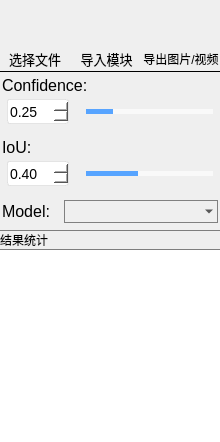
        <widget class="QFrame" name="menu_box">
         <property name="minimumSize">
          <size>
           <width>220</width>
           <height>0</height>
          </size>
         </property>
         <property name="maximumSize">
          <size>
           <width>220</width>
           <height>16777215</height>
          </size>
         </property>
         <property name="styleSheet">
          <string notr="true">QFrame#menu_box{
	border-right:1px solid  #7e7e7e;
     border-left:0px solid  black;
     border-top:0px solid  black;
}</string>
         </property>
         <layout class="QVBoxLayout" name="menubox" stretch="0">
          <property name="spacing">
           <number>0</number>
          </property>
          <property name="leftMargin">
           <number>0</number>
          </property>
          <property name="topMargin">
           <number>1</number>
          </property>
          <property name="rightMargin">
           <number>0</number>
          </property>
          <property name="bottomMargin">
           <number>0</number>
          </property>
          <item>
           <widget class="QFrame" name="menu">
            <property name="sizePolicy">
             <sizepolicy hsizetype="Preferred" vsizetype="Preferred">
              <horstretch>0</horstretch>
              <verstretch>0</verstretch>
             </sizepolicy>
            </property>
            <property name="minimumSize">
             <size>
              <width>0</width>
              <height>0</height>
             </size>
            </property>
            <property name="styleSheet">
             <string notr="true">QGroup#menu{
	border:none;
}</string>
            </property>
            <property name="locale">
             <locale language="Chinese" country="China"/>
            </property>
            <layout class="QVBoxLayout" name="verticalLayout_2" stretch="8,0,50">
             <property name="spacing">
              <number>0</number>
             </property>
             <property name="leftMargin">
              <number>0</number>
             </property>
             <property name="topMargin">
              <number>0</number>
             </property>
             <property name="rightMargin">
              <number>0</number>
             </property>
             <property name="bottomMargin">
              <number>0</number>
             </property>
             <item>
              <layout class="QHBoxLayout" name="tools">
               <property name="spacing">
                <number>2</number>
               </property>
               <property name="leftMargin">
                <number>0</number>
               </property>
               <property name="topMargin">
                <number>6</number>
               </property>
               <property name="rightMargin">
                <number>1</number>
               </property>
               <property name="bottomMargin">
                <number>2</number>
               </property>
               <item>
                <layout class="QVBoxLayout" name="verticalLayout_6">
                 <item>
                  <widget class="QPushButton" name="folder">
                   <property name="minimumSize">
                    <size>
                     <width>40</width>
                     <height>40</height>
                    </size>
                   </property>
                   <property name="styleSheet">
                    <string notr="true">QPushButton#folder{
	border:none;
}
QPushButton::hover {
border-style: solid;
border-width: 0px;
border-radius: 0px;
background-color: rgba(223, 223, 223, 150);
}</string>
                   </property>
                   <property name="text">
                    <string/>
                   </property>
                   <property name="icon">
                    <iconset>
                     <normaloff>./img/icons/folder.png</normaloff>./img/icons/folder.png</iconset>
                   </property>
                   <property name="iconSize">
                    <size>
                     <width>40</width>
                     <height>40</height>
                    </size>
                   </property>
                  </widget>
                 </item>
                 <item>
                  <widget class="QLabel" name="folder_txt">
                   <property name="styleSheet">
                    <string notr="true">QLabel#folder_txt{
	font-size:10pt;
}</string>
                   </property>
                   <property name="text">
                    <string>选择文件</string>
                   </property>
                   <property name="alignment">
                    <set>Qt::AlignCenter</set>
                   </property>
                  </widget>
                 </item>
                </layout>
               </item>
               <item>
                <layout class="QVBoxLayout" name="verticalLayout_8">
                 <item>
                  <widget class="QPushButton" name="importbtn">
                   <property name="minimumSize">
                    <size>
                     <width>40</width>
                     <height>40</height>
                    </size>
                   </property>
                   <property name="styleSheet">
                    <string notr="true">QPushButton#importbtn{
	border:none;
}
QPushButton::hover {
border-style: solid;
border-width: 0px;
border-radius: 0px;
background-color: rgba(223, 223, 223, 150);
}</string>
                   </property>
                   <property name="text">
                    <string/>
                   </property>
                   <property name="icon">
                    <iconset>
                     <normaloff>./img/icons/import.png</normaloff>./img/icons/import.png</iconset>
                   </property>
                   <property name="iconSize">
                    <size>
                     <width>40</width>
                     <height>40</height>
                    </size>
                   </property>
                  </widget>
                 </item>
                 <item>
                  <widget class="QLabel" name="import_txt">
                   <property name="styleSheet">
                    <string notr="true">QLabel#import_txt{
	font-size:10pt;
}</string>
                   </property>
                   <property name="text">
                    <string>导入模块</string>
                   </property>
                   <property name="alignment">
                    <set>Qt::AlignCenter</set>
                   </property>
                  </widget>
                 </item>
                </layout>
               </item>
               <item>
                <layout class="QVBoxLayout" name="verticalLayout_9">
                 <item>
                  <widget class="QPushButton" name="exporter">
                   <property name="minimumSize">
                    <size>
                     <width>40</width>
                     <height>40</height>
                    </size>
                   </property>
                   <property name="styleSheet">
                    <string notr="true">QPushButton#exporter{
	border:none;
}
QPushButton::hover {
border-style: solid;
border-width: 0px;
border-radius: 0px;
background-color: rgba(223, 223, 223, 150);
}</string>
                   </property>
                   <property name="text">
                    <string/>
                   </property>
                   <property name="icon">
                    <iconset>
                     <normaloff>./img/icons/export.png</normaloff>./img/icons/export.png</iconset>
                   </property>
                   <property name="iconSize">
                    <size>
                     <width>40</width>
                     <height>40</height>
                    </size>
                   </property>
                  </widget>
                 </item>
                 <item>
                  <widget class="QLabel" name="recog_txt_2">
                   <property name="styleSheet">
                    <string notr="true">QLabel#export_txt{
	font-size:10pt;
}</string>
                   </property>
                   <property name="text">
                    <string>导出图片/视频</string>
                   </property>
                   <property name="alignment">
                    <set>Qt::AlignCenter</set>
                   </property>
                  </widget>
                 </item>
                </layout>
               </item>
              </layout>
             </item>
             <item>
              <widget class="QFrame" name="args">
               <property name="styleSheet">
                <string notr="true">QFrame#args{
	border-top:1px solid black;
}</string>
               </property>
               <layout class="QVBoxLayout" name="argsbar" stretch="0,10,2,0,10,2,8">
                <property name="spacing">
                 <number>4</number>
                </property>
                <property name="leftMargin">
                 <number>2</number>
                </property>
                <property name="topMargin">
                 <number>4</number>
                </property>
                <property name="rightMargin">
                 <number>2</number>
                </property>
                <property name="bottomMargin">
                 <number>1</number>
                </property>
                <item>
                 <widget class="QLabel" name="confidence">
                  <property name="styleSheet">
                   <string notr="true">QLabel#confidence{
	font-size:12pt;
}</string>
                  </property>
                  <property name="text">
                   <string>Confidence:</string>
                  </property>
                 </widget>
                </item>
                <item>
                 <layout class="QHBoxLayout" name="horizontalLayout_8" stretch="0,0">
                  <property name="spacing">
                   <number>12</number>
                  </property>
                  <property name="leftMargin">
                   <number>5</number>
                  </property>
                  <property name="rightMargin">
                   <number>0</number>
                  </property>
                  <item>
                   <widget class="QDoubleSpinBox" name="con_num">
                    <property name="minimumSize">
                     <size>
                      <width>62</width>
                      <height>25</height>
                     </size>
                    </property>
                    <property name="maximumSize">
                     <size>
                      <width>62</width>
                      <height>16777215</height>
                     </size>
                    </property>
                    <property name="font">
                     <font>
                      <family>Microsoft YaHei UI</family>
                      <pointsize>-1</pointsize>
                     </font>
                    </property>
                    <property name="styleSheet">
                     <string notr="true">QDoubleSpinBox{
background:white;
color:black;
font-size: 14px;
font-family: &quot;Microsoft YaHei UI&quot;;
border-style: solid;
border-width: 1px;
border-color: rgba(200, 200, 200,100);
border-radius: 3px;
margin: 0px 0;
     left: 5px;
	right: 5px;
}

QDoubleSpinBox::down-button{
background:rgba(200, 200, 200,0);
border-image: url(:/img/img/icons/down-arrow.png);}
QDoubleSpinBox::down-button::hover{
background:rgba(200, 200, 200,100);
border-image: url(:/img/img/icons/down-arrow.png);}

QDoubleSpinBox::up-button{
background:rgba(200, 200, 200,0);
border-image: url(:/img/img/icons/up-arrow.png);}
QDoubleSpinBox::up-button::hover{
background:rgba(200, 200, 200,100);
border-image: url(:/img/img/icons/up-arrow.png);}
</string>
                    </property>
                    <property name="maximum">
                     <double>1.000000000000000</double>
                    </property>
                    <property name="singleStep">
                     <double>0.010000000000000</double>
                    </property>
                    <property name="value">
                     <double>0.250000000000000</double>
                    </property>
                   </widget>
                  </item>
                  <item>
                   <widget class="QSlider" name="con_slider">
                    <property name="styleSheet">
                     <string notr="true">QSlider{
	border-color: #bcbcbc;
	color:#57a4ff;
}
QSlider::groove:horizontal {
     border: 1px solid #999999;
     height: 3px;
  	 margin: 0px 0;
     left: 5px;
	right: 5px;
 }
QSlider::handle:horizontal {
     border: 0px ;
     border-image: url(:/img/img/icons/full-moon.png);
	 width:17px;
     margin: -7px -7px -7px -7px;
}
QSlider::add-page:horizontal{
background: qlineargradient(spread:pad, x1:0, y1:1, x2:0, y2:0, stop:0 #f9f9f9, stop:0.25 #f9f9f9, stop:0.5 #f9f9f9, stop:1 #f9f9f9);

}
QSlider::sub-page:horizontal{
 background: qlineargradient(spread:pad, x1:0, y1:1, x2:0, y2:0, stop:0 #57a4ff, stop:0.25 #57a4ff, stop:0.5 #57a4ff, stop:1 #57a4ff);
}</string>
                    </property>
                    <property name="maximum">
                     <number>100</number>
                    </property>
                    <property name="value">
                     <number>20</number>
                    </property>
                    <property name="orientation">
                     <enum>Qt::Horizontal</enum>
                    </property>
                   </widget>
                  </item>
                 </layout>
                </item>
                <item>
                 <spacer name="verticalSpacer_3">
                  <property name="orientation">
                   <enum>Qt::Vertical</enum>
                  </property>
                  <property name="sizeHint" stdset="0">
                   <size>
                    <width>20</width>
                    <height>10</height>
                   </size>
                  </property>
                 </spacer>
                </item>
                <item>
                 <widget class="QLabel" name="iou">
                  <property name="styleSheet">
                   <string notr="true">QLabel#iou{
	font-size:12pt;
}</string>
                  </property>
                  <property name="text">
                   <string>IoU:</string>
                  </property>
                 </widget>
                </item>
                <item>
                 <layout class="QHBoxLayout" name="horizontalLayout_9" stretch="0,0">
                  <property name="spacing">
                   <number>12</number>
                  </property>
                  <property name="leftMargin">
                   <number>5</number>
                  </property>
                  <item>
                   <widget class="QDoubleSpinBox" name="iou_num">
                    <property name="minimumSize">
                     <size>
                      <width>62</width>
                      <height>25</height>
                     </size>
                    </property>
                    <property name="maximumSize">
                     <size>
                      <width>62</width>
                      <height>16777215</height>
                     </size>
                    </property>
                    <property name="font">
                     <font>
                      <family>Microsoft YaHei UI</family>
                      <pointsize>-1</pointsize>
                     </font>
                    </property>
                    <property name="styleSheet">
                     <string notr="true">QDoubleSpinBox{
background:white;
color:black;
font-size: 14px;
font-family: &quot;Microsoft YaHei UI&quot;;
border-style: solid;
border-width: 1px;
border-color: rgba(200, 200, 200,100);
border-radius: 3px;
margin: 0px 0;
     left: 5px;
	right: 5px;
}

QDoubleSpinBox::down-button{
background:rgba(200, 200, 200,0);
border-image: url(:/img/img/icons/down-arrow.png);}
QDoubleSpinBox::down-button::hover{
background:rgba(200, 200, 200,100);
border-image: url(:/img/img/icons/down-arrow.png);}

QDoubleSpinBox::up-button{
background:rgba(200, 200, 200,0);
border-image: url(:/img/img/icons/up-arrow.png);}
QDoubleSpinBox::up-button::hover{
background:rgba(200, 200, 200,100);
border-image: url(:/img/img/icons/up-arrow.png);}
</string>
                    </property>
                    <property name="maximum">
                     <double>1.000000000000000</double>
                    </property>
                    <property name="singleStep">
                     <double>0.010000000000000</double>
                    </property>
                    <property name="value">
                     <double>0.400000000000000</double>
                    </property>
                   </widget>
                  </item>
                  <item>
                   <widget class="QSlider" name="iou_slider">
                    <property name="styleSheet">
                     <string notr="true">QSlider{
	border-color: #bcbcbc;
	color:#57a4ff;
}
QSlider::groove:horizontal {
     border: 1px solid #999999;
     height: 3px;
  	 margin: 0px 0;
     left: 5px;
	right: 5px;
 }
QSlider::handle:horizontal {
     border: 0px ;
     border-image: url(:/img/img/icons/full-moon.png);
	 width:17px;
     margin: -7px -7px -7px -7px;
}
QSlider::add-page:horizontal{
background: qlineargradient(spread:pad, x1:0, y1:1, x2:0, y2:0, stop:0 #f9f9f9, stop:0.25 #f9f9f9, stop:0.5 #f9f9f9, stop:1 #f9f9f9);

}
QSlider::sub-page:horizontal{
 background: qlineargradient(spread:pad, x1:0, y1:1, x2:0, y2:0, stop:0 #57a4ff, stop:0.25 #57a4ff, stop:0.5 #57a4ff, stop:1 #57a4ff);
}</string>
                    </property>
                    <property name="maximum">
                     <number>100</number>
                    </property>
                    <property name="value">
                     <number>40</number>
                    </property>
                    <property name="orientation">
                     <enum>Qt::Horizontal</enum>
                    </property>
                   </widget>
                  </item>
                 </layout>
                </item>
                <item>
                 <spacer name="verticalSpacer_4">
                  <property name="orientation">
                   <enum>Qt::Vertical</enum>
                  </property>
                  <property name="sizeHint" stdset="0">
                   <size>
                    <width>20</width>
                    <height>10</height>
                   </size>
                  </property>
                 </spacer>
                </item>
                <item>
                 <layout class="QHBoxLayout" name="horizontalLayout_2" stretch="12,30">
                  <property name="spacing">
                   <number>0</number>
                  </property>
                  <item>
                   <widget class="QLabel" name="ptmodel">
                    <property name="styleSheet">
                     <string notr="true">QLabel#ptmodel{
	font-size:12pt;
}</string>
                    </property>
                    <property name="text">
                     <string>Model:</string>
                    </property>
                   </widget>
                  </item>
                  <item>
                   <widget class="QComboBox" name="comboBox">
                    <property name="styleSheet">
                     <string notr="true">QComboBox QAbstractItemView {
font-family: &quot;Microsoft YaHei&quot;;
font-size: 16px;
background:white;
selection-background-color: rgb(255, 255, 255);
color: black;
outline:none;
border:none;}
QComboBox{
font-family: &quot;Microsoft YaHei&quot;;
font-size: 16px;
color: black;
border-width:1px;
border-color:grey;
border-style:solid;
background-color: rgba(200, 200, 200,0);
}

QComboBox::drop-down {
margin-top:1;
margin-right:2;
height:20;
background:rgba(255,255,255,0);
border-image:url(:/img/img/下拉.png);
}</string>
                    </property>
                    <property name="editable">
                     <bool>false</bool>
                    </property>
                    <property name="currentText">
                     <string/>
                    </property>
                   </widget>
                  </item>
                 </layout>
                </item>
               </layout>
              </widget>
             </item>
             <item>
              <layout class="QVBoxLayout" name="resultbox" stretch="1,15">
               <property name="spacing">
                <number>0</number>
               </property>
               <property name="topMargin">
                <number>6</number>
               </property>
               <item>
                <widget class="QFrame" name="result_2">
                 <property name="styleSheet">
                  <string notr="true">QFrame#result_2{
	border-top:1px solid #7e7e7e;
	border-bottom:1px solid #7e7e7e;
}</string>
                 </property>
                 <layout class="QHBoxLayout" name="mess">
                  <property name="spacing">
                   <number>0</number>
                  </property>
                  <property name="leftMargin">
                   <number>0</number>
                  </property>
                  <property name="topMargin">
                   <number>0</number>
                  </property>
                  <property name="rightMargin">
                   <number>0</number>
                  </property>
                  <property name="bottomMargin">
                   <number>0</number>
                  </property>
                  <item>
                   <widget class="QLabel" name="resultbar">
                    <property name="styleSheet">
                     <string notr="true">QLabel#resultbar{
	font: 500 18pt &quot;蝉羽真颜金戈&quot;;
}</string>
                    </property>
                    <property name="text">
                     <string>结果统计</string>
                    </property>
                   </widget>
                  </item>
                 </layout>
                </widget>
               </item>
               <item>
                <widget class="QListWidget" name="resultlist">
                 <property name="font">
                  <font>
                   <family>蝉羽真颜金戈</family>
                   <pointsize>18</pointsize>
                   <italic>false</italic>
                   <bold>false</bold>
                  </font>
                 </property>
                 <property name="styleSheet">
                  <string notr="true">QListWidget#resultlist{
	border:none;
	font: 500 18pt &quot;蝉羽真颜金戈&quot;;
}</string>
                 </property>
                </widget>
               </item>
              </layout>
             </item>
            </layout>
           </widget>
          </item>
         </layout>
        </widget>
